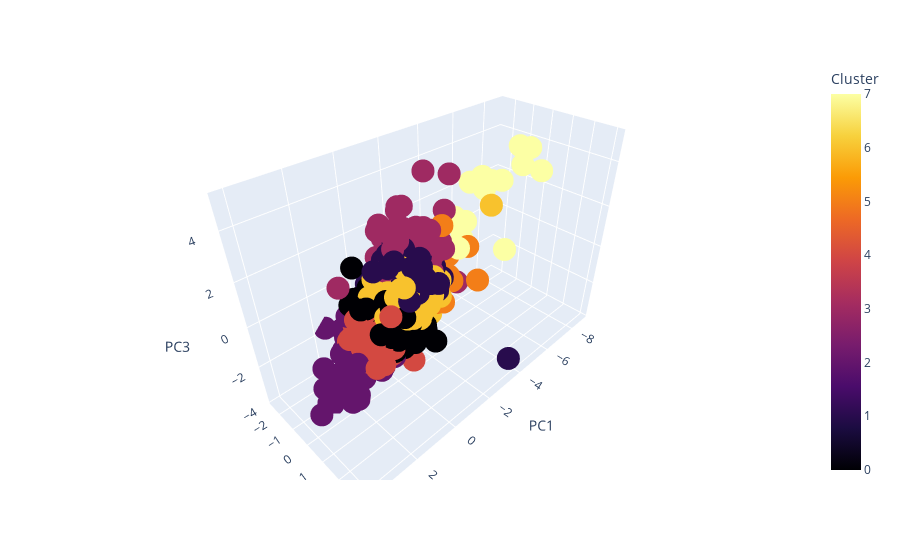

Notebook code for this chart:
### Code cell
fig = px.scatter_3d(data_frame=df_final, x='PC1', y='PC2', z='PC3', color='Cluster', color_continuous_scale='Inferno')
fig.show()

### Figure 1 — Plotly figure (JSON) as saved in the notebook; plotly's stock layout.template omitted (floating-point values rounded to 4 significant figures; data arrays with more than 128 entries replaced by an {"elided": "..."} marker saying what was removed)
{"data": [{"hovertemplate": "PC1=%{x}<br>PC2=%{y}<br>PC3=%{z}<br>Cluster=%{marker.color}<extra></extra>", "legendgroup": "", "marker": {"color": {"elided": "1338 int values"}, "coloraxis": "coloraxis", "symbol": "circle"}, "mode": "markers", "name": "", "scene": "scene", "showlegend": false, "type": "scatter3d", "x": {"elided": "1338 float values"}, "y": {"elided": "1338 float values"}, "z": {"elided": "1338 float values"}}], "layout": {"coloraxis": {"colorbar": {"title": {"text": "Cluster"}}, "colorscale": [[0, "#000004"], [0.1111, "#1b0c41"], [0.2222, "#4a0c6b"], [0.3333, "#781c6d"], [0.4444, "#a52c60"], [0.5556, "#cf4446"], [0.6667, "#ed6925"], [0.7778, "#fb9b06"], [0.8889, "#f7d13d"], [1, "#fcffa4"]]}, "legend": {"tracegroupgap": 0}, "margin": {"t": 60}, "scene": {"domain": {"x": [0, 1], "y": [0, 1]}, "xaxis": {"title": {"text": "PC1"}}, "yaxis": {"title": {"text": "PC2"}}, "zaxis": {"title": {"text": "PC3"}}}}}
